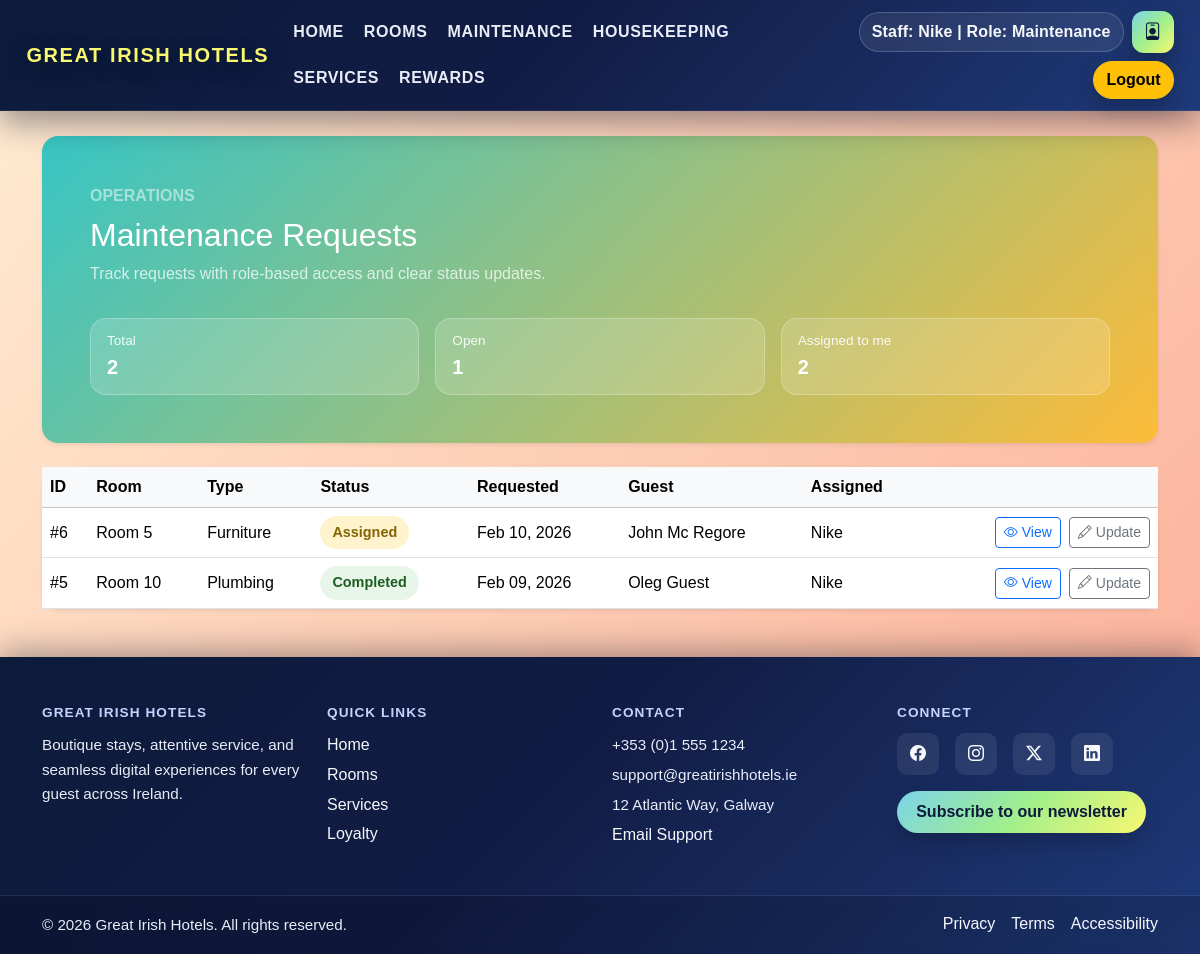
Page /management/maintenance/ (signed in) on the committed database.
### core/models.py (models this page shows, shortened)
class Staff(models.Model):
	name = models.CharField(max_length=100)
	role = models.ForeignKey('Role', on_delete=models.SET_NULL, null=True)
	email = models.EmailField(unique=True)
	password_hash = models.CharField(max_length=128)

class Role(models.Model):
	ROLE_CATEGORY_CHOICES = [
		('admin', 'Admin'),
		('guest', 'Guest'),
		('staff', 'Staff'),
	]
	name = models.CharField(max_length=50, unique=True)
	category = models.CharField(max_length=10, choices=ROLE_CATEGORY_CHOICES, default='staff')

class MaintenanceRequest(models.Model):
	STATUS_CHOICES = [
		("requested", "Requested"),
		("assigned", "Assigned"),
		("in_progress", "In Progress"),
		("completed", "Completed"),
		("cancelled", "Cancelled"),
	]
	TYPE_CHOICES = [
		("plumbing", "Plumbing"),
		("electrical", "Electrical"),
		("hvac", "HVAC"),
		("furniture", "Furniture"),
		("appliances", "Appliances"),
		("room_cleaning", "Room Cleaning"),
		("other", "Other"),
	]
	guest = models.ForeignKey(Guest, on_delete=models.SET_NULL, null=True, blank=True, related_name="maintenance_requests")
	reservation = models.ForeignKey(Reservation, on_delete=models.SET_NULL, null=True, blank=True, related_name="maintenance_requests")
	room = models.ForeignKey(Room, on_delete=models.CASCADE, related_name="maintenance_requests")
	requested_by_name = models.CharField(max_length=120)
	request_date = models.DateField()
	type = models.CharField(max_length=30, choices=TYPE_CHOICES)
	comment = models.TextField(blank=True)
	internal_comment = models.TextField(blank=True)
	status = models.CharField(max_length=20, choices=STATUS_CHOICES, default="requested")
	assigned_to = models.ForeignKey(Staff, on_delete=models.SET_NULL, null=True, blank=True, related_name="assigned_maintenance_requests")
	created_at = models.DateTimeField(auto_now_add=True)
	updated_at = models.DateTimeField(auto_now=True)
	class Meta:
		ordering = ["-created_at"]

class Room(models.Model):
	number = models.CharField(max_length=10)
	floor = models.IntegerField()
	type = models.CharField(max_length=50)
	beds = models.IntegerField(default=1)
	rate = models.DecimalField(max_digits=8, decimal_places=2)
	smoking_allowed = models.BooleanField(default=False)
	available = models.BooleanField(default=True)
	image = CloudinaryField('room-image', folder='rooms', blank=True, null=True)

### core/views.py (the view)
# urls.py: path('management/maintenance/', maintenance_list, name='maintenance_list'),
@require_guest_or_staff('Maintenance', 'Reception')
def maintenance_list(request):
	actor = resolve_actor(request)
	queryset = MaintenanceRequest.objects.select_related('room', 'assigned_to', 'guest', 'reservation')
	if actor['is_admin'] or actor['staff_role'] == 'Reception':
		requests_list = queryset
	elif actor['staff_role'] == 'Maintenance' and actor['staff']:
		requests_list = queryset.filter(assigned_to=actor['staff'])
	elif actor['guest']:
		requests_list = queryset.filter(guest=actor['guest']).exclude(status='cancelled')
	else:
		messages.error(request, 'Please log in as a guest to view maintenance requests.')
		return redirect('guest_login')
	context = get_user_context(request)
	context.update({
		'maintenance_requests': requests_list,
		'is_admin': actor['is_admin'],
		'is_reception': actor['staff_role'] == 'Reception',
		'is_maintenance_staff': actor['staff_role'] == 'Maintenance',
		'is_guest_view': bool(actor['guest'] and not actor['staff'] and not actor['is_admin']),
		'staff_id': actor['staff'].id if actor['staff'] else None,
		'board_stats': {
			'total': requests_list.count(),
			'open': requests_list.exclude(status__in=['completed', 'cancelled']).count(),
			'assigned_to_me': requests_list.filter(assigned_to=actor['staff']).count() if actor['staff'] else 0,
		},
	})
	return render(request, 'core/maintenance_list.html', context)

### core/views.py (called while the page is built, shortened)
def get_user_context(request):
	guest_name = None
	staff_name = None
	staff_role = None
	guest_id_document = None
	guest_id = request.session.get('guest_id')
	staff_id = request.session.get('staff_id')
	if staff_id:
		try:
			from .models import Staff
			staff_obj = Staff.objects.get(id=staff_id)
			staff_name = staff_obj.name
			staff_role = staff_obj.role.name if staff_obj.role else None
		except Exception:
			pass
	if guest_id:
		try:
			from .models import Guest
			guest_obj = Guest.objects.get(id=guest_id)
			guest_name = f"{guest_obj.first_name} {guest_obj.last_name}"
			guest_id_document = guest_obj.id_document.split('|')[0] if guest_obj.id_document else ''
		except Exception:
			pass
	return {'guest_name': guest_name, 'staff_name': staff_name, 'staff_role': staff_role, 'guest_id_document': guest_id_document}

def resolve_actor(request):
	is_admin = request.user.is_authenticated and request.user.is_staff
	guest_obj = None
	staff_obj = None
	staff_role = None
	guest_id = request.session.get('guest_id')
	staff_id = request.session.get('staff_id')
	if guest_id:
		try:
			guest_obj = Guest.objects.get(id=guest_id)
		except Guest.DoesNotExist:
			guest_obj = None
	if staff_id:
		try:
			staff_obj = Staff.objects.select_related('role').get(id=staff_id)
			staff_role = staff_obj.role.name if staff_obj.role else None
		except Staff.DoesNotExist:
			staff_obj = None
	return {
		'is_admin': is_admin,
		'guest': guest_obj,
		'staff': staff_obj,
		'staff_role': staff_role,
	}

def require_guest_or_staff(*allowed_staff_roles):
	def decorator(view_func):
		@wraps(view_func)
		def _wrapped(request, *args, **kwargs):
			if request.user.is_authenticated and request.user.is_staff:
				return view_func(request, *args, **kwargs)
			guest_id = request.session.get('guest_id')
			if guest_id:
				return view_func(request, *args, **kwargs)
		return _wrapped
	return decorator

### core/templates/core/maintenance_list.html (shortened to what this page needs)
{% extends "base.html" %}
{% block content %}
{% include "header.html" %}
<main class="container py-5 maintenance-board">
    <section class="maintenance-hero rounded-4 shadow-sm p-4 p-lg-5 mb-4">
        <div class="row align-items-center g-4">
            <div class="col-lg-8">
                <p class="text-uppercase text-white-50 fw-semibold mb-2">Operations</p>
                <h2 class="text-white mb-2">Maintenance Requests</h2>
                <p class="text-white-75 mb-0">Track requests with role-based access and clear status updates.</p>
            </div>
        </div>
        <div class="row g-3 mt-3 text-white">
            <div class="col-12 col-md-4">
                <div class="metric-tile">
                    <p class="label">Total</p>
                    <p class="value">{{ board_stats.total }}</p>
                </div>
            </div>
            <div class="col-12 col-md-4">
                <div class="metric-tile">
                    <p class="label">Open</p>
                    <p class="value">{{ board_stats.open }}</p>
                </div>
            </div>
            {% if is_maintenance_staff %}
            <div class="col-12 col-md-4">
                <div class="metric-tile">
                    <p class="label">Assigned to me</p>
                    <p class="value">{{ board_stats.assigned_to_me }}</p>
                </div>
            </div>
            {% endif %}
        </div>
    </section>
    {% if maintenance_requests %}
        <div class="card shadow-sm border-0 rounded-4">
            <div class="table-responsive">
                <table class="table table-hover mb-0 align-middle">
                    <thead class="table-light">
                        <tr>
                            <th>ID</th>
                            <th>Room</th>
                            <th>Type</th>
                            <th>Status</th>
                            <th>Requested</th>
                            {% if not is_guest_view %}<th>Guest</th>{% endif %}
                            {% if not is_guest_view %}<th>Assigned</th>{% endif %}
                            <th></th>
                        </tr>
                    </thead>
                    <tbody>
                        {% for req in maintenance_requests %}
                            <tr>
                                <td>#{{ req.id }}</td>
                                <td>Room {{ req.room.number }}</td>
                                <td>{{ req.get_type_display }}</td>
                                <td>
                                    <span class="status-pill status-{{ req.status }}">
                                        {% if is_guest_view %}{{ req.guest_visible_status }}{% else %}{{ req.get_status_display }}{% endif %}
                                    </span>
                                </td>
                                <td>{{ req.request_date|date:"M d, Y" }}</td>
                                {% if not is_guest_view %}
                                <td>{{ req.requested_by_name }}</td>
                                <td>{{ req.assigned_to.name|default:"Unassigned" }}</td>
                                {% endif %}
                                <td class="text-end">
                                    <div class="d-inline-flex gap-2">
                                        <a href="{% url 'maintenance_detail' req.id %}" class="btn btn-sm btn-outline-primary">
                                            <i class="bi bi-eye me-1"></i>View
                                        </a>
                                        {% if is_admin %}
                                            <a href="{% url 'maintenance_update' req.id %}" class="btn btn-sm btn-outline-secondary">
                                                <i class="bi bi-pencil me-1"></i>Update
                                            </a>
                                        {% elif is_maintenance_staff and req.assigned_to_id == staff_id %}
                                            <a href="{% url 'maintenance_update' req.id %}" class="btn btn-sm btn-outline-secondary">
                                                <i class="bi bi-pencil me-1"></i>Update
                                            </a>
                                        {% endif %}
                                    </div>
                                </td>
                            </tr>
                        {% endfor %}
                    </tbody>
                </table>
            </div>
        </div>
    {% endif %}
</main>
{% endblock %}

### core/templates/header.html (shortened to what this page needs)
<header class="site-header">
    <nav class="navbar navbar-expand-xl navbar-dark gi-navbar fixed-top">
        <div class="container-xxl">
            <a class="navbar-brand" href="/">Great Irish Hotels</a>
            <div class="collapse navbar-collapse" id="mainNavbar">
                <ul class="navbar-nav align-items-lg-center mx-auto mb-3 mb-lg-0 gap-lg-1">
                    <li class="nav-item"><a class="nav-link gi-nav-link" href="/">Home</a></li>
                    <li class="nav-item"><a class="nav-link gi-nav-link" href="/rooms/">Rooms</a></li>
                    {% if request.user.is_authenticated and request.user.is_staff or staff_role == 'Maintenance' or staff_role == 'Reception' or guest_name %}
                        <li class="nav-item"><a class="nav-link gi-nav-link" href="{% url 'maintenance_list' %}">Maintenance</a></li>
                    {% endif %}
                    {% if request.user.is_authenticated and request.user.is_staff or staff_role == 'Housekeeper' or staff_role == 'Reception' or guest_name %}
                        <li class="nav-item"><a class="nav-link gi-nav-link" href="{% url 'housekeeping_list' %}">Housekeeping</a></li>
                    {% endif %}
                    {% if guest_name %}
                        <li class="nav-item"><a class="nav-link gi-nav-link" href="/services/">Services</a></li>
                    {% endif %}
                    <li class="nav-item"><a class="nav-link gi-nav-link" href="{% url 'loyalty' %}">Rewards</a></li>
                </ul>
                <div class="header-actions d-flex align-items-center gap-2">
                    {% if staff_name and staff_role %}
                        <span class="header-pill">Staff: {{ staff_name }} | Role: {{ staff_role }}</span>
                        {% if request.resolver_match.url_name != 'user_profile' %}
                            <a href="{% url 'user_profile' %}" class="header-icon" title="View/Edit Profile">
                                <i class="bi bi-person-badge"></i>
                            </a>
                        {% endif %}
                        <a href="/logout/" class="btn btn-warning logout-trigger">Logout</a>
                    {% endif %}
                </div>
            </div>
        </div>
    </nav>
</header>

### core/static/style.css (style rules this page uses)
html, body { font-family: Arial, sans-serif; background-color: transparent; position: relative; overflow-x: hidden; min-height: 100%; height: 100%; margin: 0; padding: 0; }
body { display: flex; flex-direction: column; padding-top: calc(var(--nav-height) + 10px); }
main { flex: 1; padding-top: 0.35rem; }
body::before { content: ""; position: fixed; top: 0; left: 0; width: 100%; height: 100%; z-index: -1; background: linear-gradient(130deg, #ffecd2, #fcb69f, #ff9a8b, #ff758c, #f6416c, #f76b1c, #c471ed, #662d8c); background-size: 600% 600%; animation: gradientDrift 12s ease-in-out infinite; pointer-events: none; }
.text-white-75 { color: rgba(255, 255, 255, 0.75) !important; }
:root { --nav-height: 78px; }
.site-header { position: relative; z-index: 1030; }
.gi-navbar { background: linear-gradient(135deg, #0c1b3a 0%, #111c44 45%, #1f3a7a 100%); backdrop-filter: blur(10px); box-shadow: 0 12px 30px rgba(4, 9, 30, 0.4); border-bottom: 1px solid rgba(255, 255, 255, 0.08); padding: 0.7rem 0.9rem; min-height: var(--nav-height); }
.gi-navbar .navbar-brand { color: #f9f871; font-weight: 800; letter-spacing: 0.08em; text-transform: uppercase; text-shadow: 0 6px 22px rgba(0, 0, 0, 0.35); }
.gi-navbar .navbar-nav { gap: 0.35rem 0.55rem; flex-wrap: wrap; }
.gi-nav-link { color: #e9edf7; font-weight: 700; text-transform: uppercase; letter-spacing: 0.04em; padding: 0.55rem 0.85rem; position: relative; transition: color 0.2s ease, opacity 0.2s ease; display: inline-flex; align-items: center; gap: 0.35rem; }
.gi-nav-link::after { content: ""; position: absolute; left: 18%; right: 18%; bottom: 0.45rem; height: 2px; background: linear-gradient(90deg, #7bd3ea, #a1ef8b, #f9f871); opacity: 0; transition: opacity 0.2s ease, transform 0.2s ease; transform: scaleX(0.6); }
.header-actions { flex-wrap: wrap; justify-content: flex-start; gap: 0.35rem 0.6rem; }
.header-pill { color: #f5f7fb; background: rgba(255, 255, 255, 0.08); border: 1px solid rgba(255, 255, 255, 0.18); border-radius: 999px; padding: 0.45rem 0.75rem; font-weight: 600; letter-spacing: 0.01em; display: inline-flex; align-items: center; gap: 0.35rem; }
.header-icon { width: 42px; height: 42px; display: inline-flex; align-items: center; justify-content: center; color: #0c1b3a; background: linear-gradient(135deg, #7bd3ea, #a1ef8b, #f9f871); border-radius: 12px; text-decoration: none; font-size: 1.1rem; box-shadow: 0 10px 20px rgba(0, 0, 0, 0.24); transition: transform 0.2s ease, box-shadow 0.2s ease; }
.gi-navbar .btn.btn-warning { border-radius: 999px; font-weight: 700; box-shadow: 0 10px 22px rgba(0, 0, 0, 0.22); }
@media (min-width: 992px) { .header-actions { justify-content: flex-end; } }
.maintenance-hero { background: linear-gradient(135deg, rgba(34, 193, 195, 0.9), rgba(253, 187, 45, 0.9)); color: #fff; }
.metric-tile { background: rgba(255, 255, 255, 0.15); border-radius: 16px; padding: 12px 16px; border: 1px solid rgba(255, 255, 255, 0.25); }
.metric-tile .label { margin: 0; font-size: 0.85rem; opacity: 0.9; }
.metric-tile .value { margin: 0; font-weight: 700; font-size: 1.25rem; }
.status-pill { display: inline-flex; align-items: center; gap: 6px; padding: 6px 12px; border-radius: 999px; font-weight: 600; font-size: 0.9rem; }
.status-assigned { background: #fff3cd; color: #856404; }
.status-completed { background: #e8f5e9; color: #1b5e20; }

### rows in the picture
Staff: name "Nike"
Role: name "Maintenance"
MaintenanceRequest: id "6", room.number "5", type "Furniture", status "Assigned", request_date "Feb 10, 2026", requested_by_name "John Mc Regore", assigned_to.name "Nike", shows "Update"
MaintenanceRequest: id "5", room.number "10", type "Plumbing", status "Completed", request_date "Feb 09, 2026", requested_by_name "Oleg Guest", assigned_to.name "Nike", shows "Update"

### other values in the picture
{{ board_stats.total }} "2"
{{ board_stats.open }} "1"
{{ board_stats.assigned_to_me }} "2"
